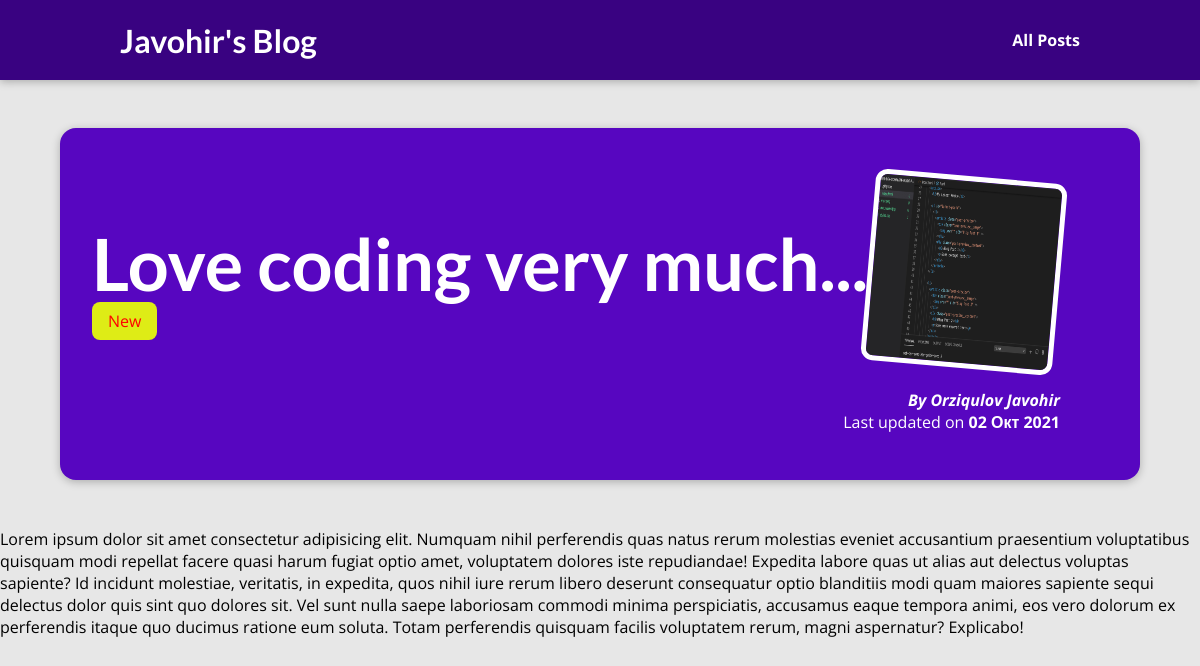
Page /blog/posts/love-coding-very-much on the committed database.
### blog/models.py (models this page shows, shortened)
class Post(models.Model):
    title = models.CharField(max_length=50)
    excerpt = models.CharField(max_length=100)
    image = models.CharField(max_length=50, null=True)
    date = models.DateField(auto_now=True)
    author = models.ForeignKey(Author, on_delete=models.SET_NULL,  null=True, blank=True, related_name='posts')
    slug = models.SlugField(unique=True, db_index=True, null=True)
    content = models.TextField(validators=[MinLengthValidator(10), MaxLengthValidator(800)], null=True)
    caption = models.ManyToManyField(Tag)

class Tag(models.Model):
    caption = models.CharField(max_length=20)

class Author(models.Model):
    first_name = models.CharField(max_length=50)
    last_name = models.CharField(max_length=50)
    e_mail = models.EmailField(max_length=254)
    def __str__(self):
        return f"{self.first_name} {self.last_name} "

### blog/views.py (the view)
# urls.py: path("posts/<slug:slug>", views.post_detail, name="post-detail-page"),
def post_detail(request, slug):
    identified_post = get_object_or_404(Post, slug = slug)
    return render(request,"blog/post_detail.html", {
        'post': identified_post,
        'post_tags': identified_post.caption.all()
    })

### blog/templates/blog/post_detail.html (shortened to what this page needs)
{% extends 'base.html' %}
{% load static %}
{% block css_files %}
    <link rel="stylesheet" href="{% static 'blog/post_detail.css' %}"/>
    <section id="summary">
    <h2>{{post.title}}</h2>
    <div>
        {% for tag in post_tags%}
        <span class = 'tag'>{{tag.caption}}</span>
        {% endfor %}
    </div>
    <article>
        <img src="{% static 'blog/images/'|add:post.image %}" alt="{{post.title}}">
        <address>By <a href="mailto:{{post.author.e_mail}}">{{post.author}}</a>    </address>
        <div>
            Last updated on <time>{{post.date|date:"d M Y"}}<time>
        </div>
    </article>
    </section>
    <main>
        {{post.content| linebreaks}}
    </main>
{% endblock  %}

### static/app.css (style rules this page uses)
* { box-sizing: border-box; }
html { font-family: 'Open Sans', 'Lato', sans-serif; }
body { margin: 0; }
h1, h2, h3 { font-family: 'Lato', sans-serif; font-weight: bold; }

### blog/static/blog/post_detail.css (style rules this page uses)
body { background-color: #e7e7e7; }
#summary { margin: 8rem auto 3rem auto; padding: 2rem; width: 90%; max-width: 90rem; border-radius: 16px; background-color: #5706c0; position: relative; box-shadow: 0 2px 8px rgba(0, 0, 0, 0.25); height: 22rem; }
#summary h2 { color: white; font-size: 4.5rem; margin-bottom: 0.25rem; }
#summary article { position: absolute; top: 2rem; right: 3rem; padding: 1rem 2rem; border-radius: 12px; text-align: right; color: white; }
#summary article img { width: 12rem; height: 12rem; border-radius: 12px; transform: rotateZ(5deg); border: 5px solid white; margin-bottom: 1rem; }
#summary address { font-weight: bold; }
#summary a { color: white; text-decoration: none; }
#summary time { font-weight: bold; }
.tag { background-color: rgb(222, 236, 22); color: red; padding: 0.5rem 1rem; border-radius: 8px; }

### rows in the picture
Post: title "Love coding very much...", image (picture), author "Orziqulov Javohir", date "02 Окт 2021", content "Lorem ipsum dolor sit amet consectetur adipisicing elit. Numquam nihil perferendis quas natus rerum molestias eveniet accusantium praesentium voluptatibus quisquam modi repellat facere quasi harum fugiat optio amet, voluptatem dolores iste repudiandae! Expedita labore quas ut alias aut delectus voluptas sapiente? Id incidunt molestiae, veritatis, in expedita, quos nihil iure rerum libero deserunt consequatur optio blanditiis modi quam maiores sapiente sequi delectus dolor quis sint quo dolores sit. Vel sunt nulla saepe laboriosam commodi minima perspiciatis, accusamus eaque tempora animi, eos vero dolorum ex perferendis itaque quo ducimus ratione eum soluta. Totam perferendis quisquam…"
Tag: caption "New"
